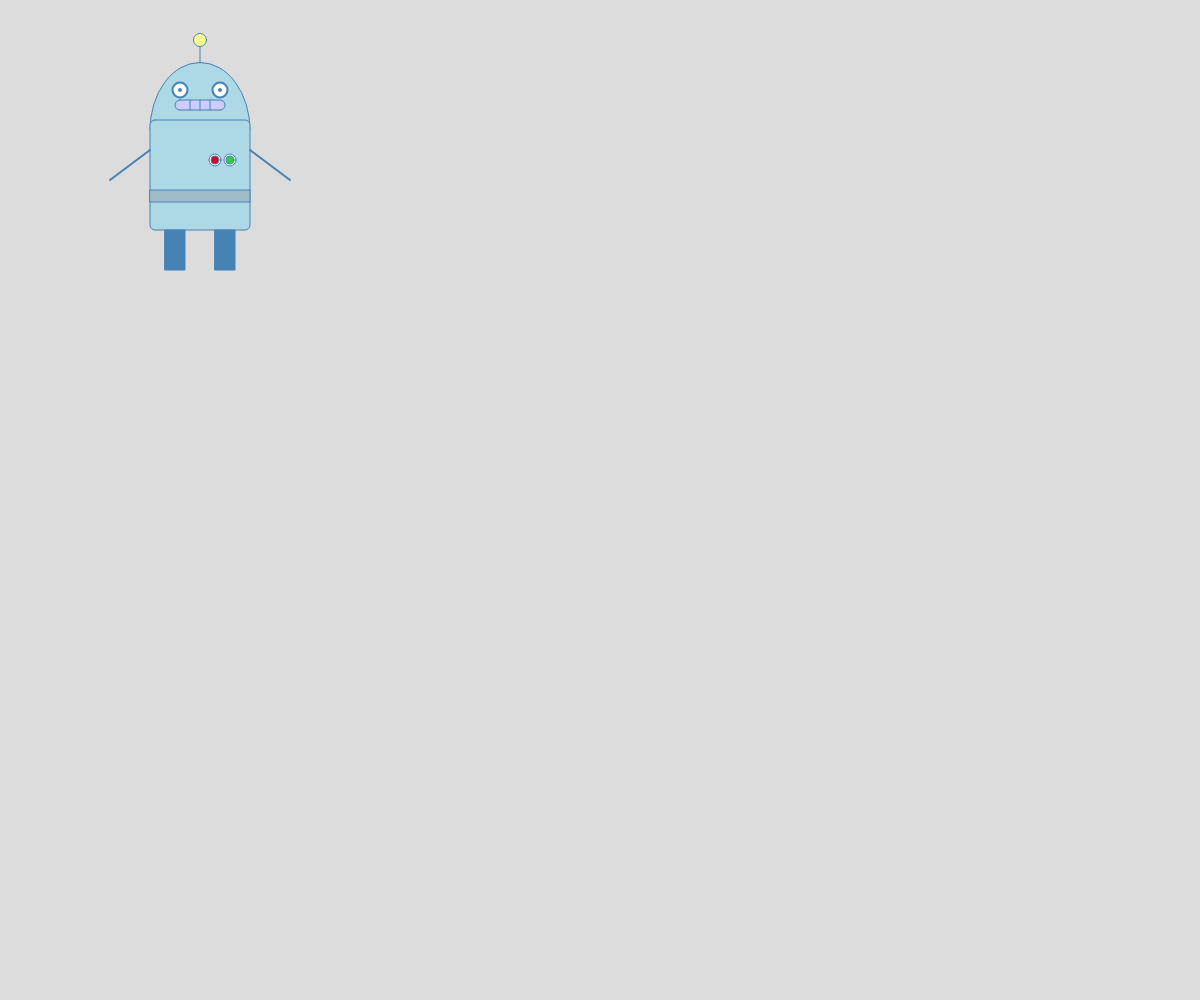
Frame 1 (no input)
Frame 60 (no input): identical to frame 1, image omitted
Frame 120 (the mouse pressed at the canvas centre since frame 60): identical to frame 1, image omitted

The p5.js sketch that drew this single still picture (run headless with seeded random() and noise() and a simulated clock; from frame 60 on, the mouse is pressed at the canvas centre):

// p5.js sketch
// ── sketch.js
function setup() {
  createCanvas(windowWidth,windowHeight);
}


function draw() {
  background(220);
  strokeWeight(1);
  fill(173,216,230);
  stroke(70,130,180);
  arc(200,130, 100, 135, PI, PI+PI);
  rect(150,120,100,110,5);
  
  //lampje hoofd
  line(200,40,200,63);
  fill(255, 255, 143);
  ellipse(200,40,13,13);
  
  //ogen
  strokeWeight(2);
  fill(255);
  ellipse (180,90,15,15);
  ellipse(220,90,15,15);
  ellipse(180,90,2,2);
  ellipse(220,90,2,2);
  
  //mond
  strokeWeight(1);
  fill(204, 204, 255)
  rect(175,100,50,10,10);
  line(200,100,200,110);
  line(210,100,210,110);
  line(190,100,190,110);
  
  //benen
  fill(70,130,180);
  rect(165,230,20,40);
  rect(215,230,20,40);
  
  //riem
  fill(160,188,200);
  rect(150,190,100,12);
  
  //armen
  strokeWeight(2);
  line(150,150,110,180);
  line(250,150,290,180);
  
  //lampjes op lichaam
  strokeWeight(1);
  ellipseMode(CENTER);
  fill(255);
  ellipse(230,160,12,12);
  ellipse(215,160,12,12);
  fill(50,205,50);
  ellipse(230,160,8,8);
  fill(210, 4, 45);
  ellipse(215,160,8,8);
}
